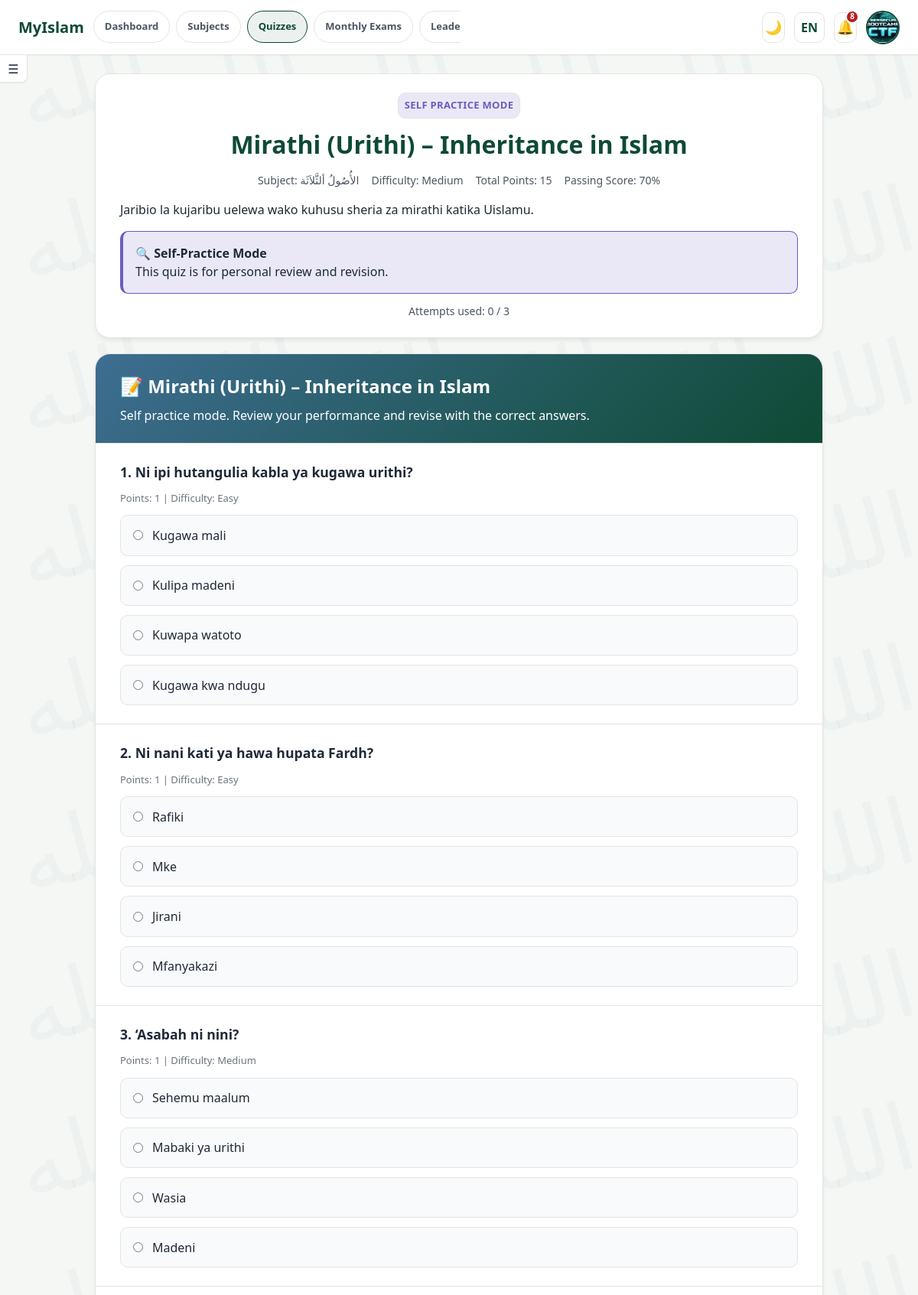
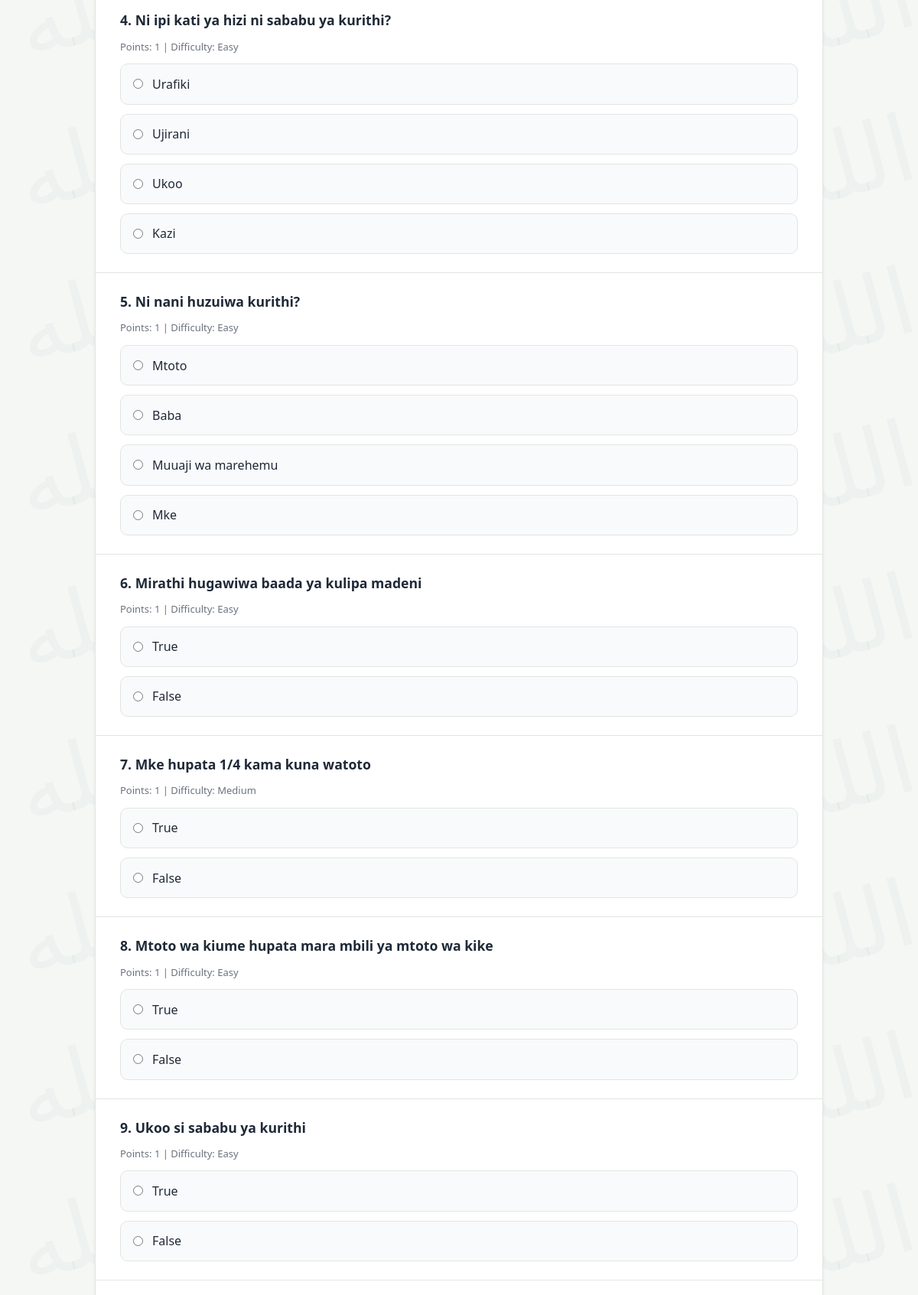
/myislam-v2/admin/quiz_take.php?slug=mirathi-urithi-inheritance-quiz (signed in, upper part), run on the app's committed database (2 pictures, top to bottom).
### tables this page shows
CREATE TABLE `users` (
  `id` int(11) NOT NULL,
  `full_name` varchar(150) NOT NULL,
  `username` varchar(50) DEFAULT NULL,
  `email` varchar(150) NOT NULL,
  `whatsapp` varchar(20) DEFAULT NULL,
  `password` varchar(255) NOT NULL,
  `role` enum('owner','admin','sheikh','user') NOT NULL DEFAULT 'user',
  `bio` text DEFAULT NULL,
  `profile_image` varchar(255) DEFAULT NULL,
  `is_active` tinyint(1) DEFAULT 1,
  `is_verified` tinyint(1) DEFAULT 0,
  `last_login_at` datetime DEFAULT NULL,
  `created_at` timestamp NULL DEFAULT current_timestamp()
);

CREATE TABLE `quizzes` (
  `id` int(11) NOT NULL,
  `subject_id` int(11) DEFAULT NULL,
  `category_id` int(11) DEFAULT NULL,
  `content_id` int(11) DEFAULT NULL,
  `title` varchar(255) NOT NULL,
  `slug` varchar(255) NOT NULL,
  `description` text DEFAULT NULL,
  `mode` enum('lesson','competition','self') NOT NULL DEFAULT 'lesson',
  `difficulty` enum('easy','medium','hard') NOT NULL DEFAULT 'easy',
  `passing_score` int(11) NOT NULL DEFAULT 70,
  `total_points` int(11) NOT NULL DEFAULT 0,
  `max_attempts` int(11) NOT NULL DEFAULT 1,
  `unlimited_attempts` tinyint(1) NOT NULL DEFAULT 0,
  `time_limit_minutes` int(11) DEFAULT NULL,
  `prize_description` varchar(255) DEFAULT NULL,
  `competition_start_at` datetime DEFAULT NULL,
  `competition_end_at` datetime DEFAULT NULL,
  `hints_enabled` tinyint(1) NOT NULL DEFAULT 0,
  `status` enum('draft','published','archived') NOT NULL DEFAULT 'draft',
  `created_by` int(11) NOT NULL,
  `published_at` datetime DEFAULT NULL,
  `created_at` timestamp NULL DEFAULT current_timestamp(),
  `updated_at` timestamp NULL DEFAULT current_timestamp() ON UPDATE current_timestamp()
);

CREATE TABLE `subjects` (
  `id` int(11) NOT NULL,
  `name` varchar(100) NOT NULL,
  `slug` varchar(100) NOT NULL,
  `description` text DEFAULT NULL,
  `icon` varchar(100) DEFAULT NULL,
  `image_path` varchar(255) DEFAULT NULL,
  `sort_order` int(11) DEFAULT 0,
  `is_active` tinyint(1) DEFAULT 1,
  `created_at` timestamp NULL DEFAULT current_timestamp(),
  `image` varchar(255) DEFAULT NULL
);

CREATE TABLE `quiz_questions` (
  `id` int(11) NOT NULL,
  `quiz_id` int(11) NOT NULL,
  `monthly_exam_id` int(11) DEFAULT NULL,
  `question_text` text NOT NULL,
  `question_type` enum('multiple_choice','true_false','explanation') NOT NULL DEFAULT 'multiple_choice',
  `points` int(11) NOT NULL DEFAULT 1,
  `negative_points` int(11) NOT NULL DEFAULT 0,
  `difficulty` enum('easy','medium','hard') NOT NULL DEFAULT 'medium',
  `explanation` text DEFAULT NULL,
  `image_path` varchar(255) DEFAULT NULL,
  `sort_order` int(11) NOT NULL DEFAULT 0,
  `created_at` timestamp NULL DEFAULT current_timestamp(),
  `updated_at` timestamp NULL DEFAULT current_timestamp() ON UPDATE current_timestamp(),
  `expected_answer` text DEFAULT NULL COMMENT 'Model answer for explanation questions',
  `keywords_json` text DEFAULT NULL COMMENT 'JSON array of keywords with optional weights'
);

CREATE TABLE `quiz_options` (
  `id` int(11) NOT NULL,
  `question_id` int(11) NOT NULL,
  `option_text` varchar(500) NOT NULL,
  `image_path` varchar(255) DEFAULT NULL,
  `is_correct` tinyint(1) NOT NULL DEFAULT 0,
  `sort_order` int(11) NOT NULL DEFAULT 0,
  `created_at` timestamp NULL DEFAULT current_timestamp(),
  `updated_at` timestamp NULL DEFAULT current_timestamp() ON UPDATE current_timestamp()
);

### myislam-v2/admin/quiz_take.php (the view, shortened to what the rows shown need)
<?php
require_once __DIR__ . '/includes/quiz_engine.php';
$userId = requireUserAuth();
$conn = db();
function getCurrentUser(PDO $conn, int $userId): ?array
{
    try {
        $stmt = $conn->prepare("
            SELECT id, full_name, email, profile_image, role, is_active, is_verified, created_at
            FROM users
            WHERE id = ? AND is_active = 1
            LIMIT 1
        ");
        $stmt->execute([$userId]);
        return $stmt->fetch() ?: null;
    } catch (PDOException $e) {
        error_log("Error getting user: " . $e->getMessage());
        return null;
    }
}
$dbUser = getCurrentUser($conn, $userId);
$user = [
    'name' => $dbUser['full_name'] ?? 'User',
    'email' => $dbUser['email'] ?? '',
    'picture' => !empty($dbUser['profile_image']) ? $dbUser['profile_image'] : '',
    'role' => $dbUser['role'] ?? 'user',
    'member_since' => isset($dbUser['created_at']) ? date('F Y', strtotime($dbUser['created_at'])) : 'recently',
];
function resolveQuizId(PDO $conn): int
{
    if (isset($_GET['slug'])) {
        $slug = trim((string)$_GET['slug']);
        if ($slug !== '') {
            try {
                $stmt = $conn->prepare("SELECT id FROM quizzes WHERE slug = ? AND status = 'published' LIMIT 1");
                $stmt->execute([$slug]);
                $row = $stmt->fetch(PDO::FETCH_ASSOC);
                if ($row && isset($row['id'])) {
                    return (int)$row['id'];
                }
            } catch (PDOException $e) {
                error_log('resolveQuizId error: ' . $e->getMessage());
            }
        }
    }
    return 0;
}
function quizModeValue(array $quiz): string
{
    $mode = strtolower(trim((string)($quiz['mode'] ?? 'lesson')));
    return in_array($mode, ['lesson', 'competition', 'self'], true) ? $mode : 'lesson';
}
function latestCompletedAttempt(PDO $conn, int $quizId, int $userId): ?array
{
    try {
        $stmt = $conn->prepare("
            SELECT *
            FROM quiz_attempts
            WHERE user_id = ? AND quiz_id = ? AND status IN ('completed', 'abandoned')
            ORDER BY completed_at DESC, id DESC
            LIMIT 1
        ");
        $stmt->execute([$userId, $quizId]);
        $attempt = $stmt->fetch(PDO::FETCH_ASSOC);
        return $attempt ?: null;
    } catch (Throwable $e) {
        error_log('latestCompletedAttempt error: ' . $e->getMessage());
        return null;
    }
}
$quizId = resolveQuizId($conn);
$quiz = getQuizForAttempt($conn, $quizId);
$quizMode = quizModeValue($quiz);
$isCompetition = $quizMode === 'competition';
$isSelf = $quizMode === 'self';
$competitionEnded   = false;
$startDate          = null;
$endDate            = null;
if (!isset($windowLabel) || $windowLabel === '') {
    $windowLabel = $startDate && $endDate
        ? date('M d, Y H:i', strtotime($startDate)) . ' - ' . date('M d, Y H:i', strtotime($endDate))
        : '';
}
$questions = getQuizQuestionsWithOptions($conn, $quizId);
$gradableQuestions = array_filter($questions, fn($q) => ($q['question_type'] ?? '') !== 'explanation');
    ?>
    <?php
if ($isCompetition && $competitionEnded) {
    $existingCompletedAttempt = latestCompletedAttempt($conn, $quizId, $userId);
    $reviewPayload = null;
    $isParticipant = false;
    if ($existingCompletedAttempt) {
        $reviewPayload = buildReviewFromAttempt($existingCompletedAttempt, $questions);
        $isParticipant = true;
    } else {
        $reviewPayload = [
            'passed' => false,
            'percentage' => 0,
            'score' => 0,
            'total' => array_sum(array_column($gradableQuestions, 'points')),
            'correct_count' => 0,
            'total_questions' => count($gradableQuestions),
            'results' => generateReviewFromQuestions($questions),
            'attempted' => false,
            'locked' => true,
            'has_user_answers' => false
        ];
    }
    $takeLocked = true;
    $lockReason = $isParticipant
        ? 'This competition has ended. Here are your results.'
        : 'This competition has ended. You did not participate. Below are the correct answers for review.';
    $existingAttemptPayload = $reviewPayload;
    $attempt = null;
    $expiresAt = null;
    $antiCheatEnabled = false;
    $timeLimitMinutes = (int)($quiz['time_limit_minutes'] ?? 0);
    $backUrl = '../quizzes.php';
    $attemptCount = 0;
    $maxAttempts = 0;
    $unlimited = false;
    $weeklyAttempts = 0;
    $modeLabel = 'Competition';
    $competitionActive = false;
} else {
    $attemptCount = getAttemptCount($conn, $quizId, $userId);
    $maxAttempts = (int)($quiz['max_attempts'] ?? 3);
    $unlimited = (bool)($quiz['unlimited_attempts'] ?? false);
    $weeklyAttempts = 0;
    $existingCompletedAttempt = latestCompletedAttempt($conn, $quizId, $userId);
    $takeLocked = false;
    if (!$isCompetition && !$takeLocked) {
        $attempt = getOpenAttempt($conn, $quizId, $userId);
        if (!$attempt) {
            $attemptId = createQuizAttempt($conn, $quizId, $userId);
        }
    }
    $existingAttemptPayload = $existingCompletedAttempt
        ? buildReviewFromAttempt($existingCompletedAttempt, $questions)
        : null;
    $modeLabels = [
        'lesson'      => 'Lesson',
        'competition' => 'Competition',
        'self'        => 'Self Practice',
    ];
    $modeLabel = $modeLabels[$quizMode] ?? 'Quiz';
}
?>
<!DOCTYPE html>
<html lang="en">
<head>
</head>
<body>
<header class="app-header">
    <div class="header-right">
        <div class="profile-area" id="profileArea">
            <button class="profile-btn" id="profileToggle" type="button" aria-label="Open profile menu" aria-expanded="false">
                <?php if (!empty($user['picture'])): ?>
                    <img src="<?php echo quizE($user['picture']); ?>" alt="Profile">
                <?php else: ?>
                    <?php echo initials($user['name']); ?>
                <?php endif; ?>
            </button>
        </div>
    </div>
</header>
<div class="page-layout">
<div class="wrapper" id="quizWrapper">
    <div class="card">
        <div class="card-body">
            <span class="mode-pill <?php echo quizE($quizMode); ?>">
                <?php echo quizE($modeLabel); ?> Mode
            </span>
            <h1><?php echo quizE((string)($quiz['title'] ?? 'Untitled Quiz')); ?></h1>
            <div class="meta">
                <span>Subject: <?php echo quizE((string)($quiz['subject_name'] ?? 'General')); ?></span>
                <span>Difficulty: <?php echo quizE(ucfirst((string)($quiz['difficulty'] ?? 'medium'))); ?></span>
                <span>Total Points: <?php echo (int)($quiz['total_points'] ?? 0); ?></span>
                <?php if (isset($quiz['passing_score'])): ?>
                    <span>Passing Score: <?php echo (int)$quiz['passing_score']; ?>%</span>
                <?php endif; ?>
            </div>
            <?php if (!empty($quiz['description'])): ?>
                <p class="quiz-description"><?php echo nl2br(quizE((string)$quiz['description'])); ?></p>
            <?php endif; ?>
            <?php if ($isCompetition): ?>
                <div class="info-box competition <?php echo $competitionEnded ? 'ended' : ''; ?>">
                    <strong>🏆 Weekly Competition</strong><br>
                    <span>Window: <?php echo quizE($windowLabel); ?></span><br>
                    <?php if ($competitionEnded): ?>
                        <span>This competition has ended.</span>
                    <?php else: ?>
                        <span>One attempt is allowed during this period. Your score will appear on the leaderboard after the competition ends.</span>
                    <?php endif; ?>
                    <?php if (!empty($quiz['prize_description'])): ?>
                        <br><span>🏅 Prize: <?php echo quizE((string)$quiz['prize_description']); ?></span>
                    <?php endif; ?>
                </div>
            <?php elseif ($isSelf): ?>
                <div class="info-box self">
                    <strong>🔍 Self-Practice Mode</strong><br>
                    <span>This quiz is for personal review and revision.</span>
                </div>
            <?php endif; ?>
            <div class="attempt-info">
                <?php if ($isCompetition): ?>
                    Weekly attempt: <?php echo $weeklyAttempts; ?> / 1
                <?php else: ?>
                    Attempts used: <?php echo $attemptCount; ?>
                    <?php if (!$unlimited && $maxAttempts > 0): ?> / <?php echo $maxAttempts; ?><?php endif; ?>
                <?php endif; ?>
            </div>
        </div>
    </div>
    <div class="quiz-section" id="quizSection" <?php echo ($isCompetition && !$takeLocked && !$competitionEnded) ? 'style="display:none;"' : ''; ?>>
        <div class="quiz-header">
            <div class="quiz-title">📝 <?php echo quizE((string)($quiz['title'] ?? 'Quiz')); ?></div>
            <p>
                <?php if ($isCompetition): ?>
                    <?php echo $competitionEnded ? 'Review mode – competition has ended.' : 'Competition mode. Submit once within the active window.'; ?>
                <?php elseif ($isSelf): ?>
                    Self practice mode. Review your performance and revise with the correct answers.
                <?php else: ?>
                    Lesson mode. Review your understanding and revise from the results.
                <?php endif; ?>
            </p>
        </div>
        <div id="quizContainer">
            <?php if ($existingAttemptPayload && ($takeLocked || $competitionEnded)): ?>
                <?php if ($existingCompletedAttempt && $existingCompletedAttempt['status'] === 'abandoned'): ?>
                    <div class="message-banner" style="margin:1rem 0;">⚠️ This attempt was terminated due to rule violations.</div>
                <?php endif; ?>
                <div id="quizResult" class="quiz-result" style="display:block;"></div>
            <?php else: ?>
                <form id="quizForm" novalidate>
                    <?php foreach ($questions as $index => $question):
                        $qid = (int)$question['id'];
                        $qtype = $question['question_type'] ?? 'multiple_choice';
                        $options = $question['options'] ?? [];
                    ?>
                    <div class="quiz-question" data-question-id="<?php echo $qid; ?>">
                        <div class="question-header">
                            <div class="question-text">
                                <strong><?php echo ($index + 1) . '. '; ?></strong>
                                <?php echo quizE((string)($question['question_text'] ?? '')); ?>
                            </div>
                        </div>
                        <div class="question-meta">
                            Points: <?php echo (int)($question['points'] ?? 0); ?>
                            <?php if (!empty($question['difficulty'])): ?>
                                | Difficulty: <?php echo quizE(ucfirst((string)$question['difficulty'])); ?>
                            <?php endif; ?>
                        </div>
                        <?php if ($qtype === 'explanation'): ?>
                            <textarea
                                name="q_<?php echo $qid; ?>"
                                rows="1"
                                style="width:100%; padding:12px; border-radius:12px; border:1px solid var(--line); font-family:inherit; margin-top:10px; resize: vertical; background: var(--surface-2); color: var(--text);"
                                placeholder="Type your explanation here..."
                            ></textarea>
                        <?php elseif (!empty($options)): ?>
                            <div class="options">
                                <?php foreach ($options as $option): ?>
                                    <label class="option">
                                        <input
                                            type="radio"
                                            name="q_<?php echo $qid; ?>"
                                            value="<?php echo (int)$option['id']; ?>"
                                            required
                                        >
                                        <span><?php echo quizE((string)($option['option_text'] ?? '')); ?></span>
                                    </label>
                                <?php endforeach; ?>
                            </div>
                        <?php else: ?>
                            <p class="question-meta" style="color: var(--danger);">⚠️ This question has no options. Please contact support.</p>
                        <?php endif; ?>
                    </div>
                    <?php endforeach; ?>
                </form>
            <?php endif; ?>
        </div>
    </div>
</div>
</div>
</body>
</html>

### data on the page
users: profile_image (picture)
quizzes: mode "SELF PRACTICE", title "Mirathi (Urithi) – Inheritance in Islam", subject.name "الأُصُولُ ألثَّلاَثَة", difficulty "Medium", total_points "15", passing_score "70", description "Jaribio la kujaribu uelewa wako kuhusu sheria za mirathi katika Uislamu.", max_attempts "3"
quiz_questions: question_text "Ni ipi hutangulia kabla ya kugawa urithi?", points "1", difficulty "Easy"
quiz_options: option_text "Kugawa mali"
quiz_options: option_text "Kulipa madeni"
quiz_options: option_text "Kuwapa watoto"
quiz_options: option_text "Kugawa kwa ndugu"
quiz_questions: question_text "Ni nani kati ya hawa hupata Fardh?", points "1", difficulty "Easy"
quiz_options: option_text "Rafiki"
quiz_options: option_text "Mke"
quiz_options: option_text "Jirani"
quiz_options: option_text "Mfanyakazi"
quiz_questions: question_text "‘Asabah ni nini?", points "1", difficulty "Medium"
quiz_options: option_text "Sehemu maalum"
quiz_options: option_text "Mabaki ya urithi"
quiz_options: option_text "Wasia"
quiz_options: option_text "Madeni"
quiz_questions: question_text "Ni ipi kati ya hizi ni sababu ya kurithi?", points "1", difficulty "Easy"
quiz_options: option_text "Urafiki"
quiz_options: option_text "Ujirani"
quiz_options: option_text "Ukoo"
quiz_options: option_text "Kazi"
quiz_questions: question_text "Ni nani huzuiwa kurithi?", points "1", difficulty "Easy"
quiz_options: option_text "Mtoto"
quiz_options: option_text "Baba"
quiz_options: option_text "Muuaji wa marehemu"
quiz_options: option_text "Mke"
quiz_questions: question_text "Mirathi hugawiwa baada ya kulipa madeni", points "1", difficulty "Easy"
quiz_options: option_text "True"
quiz_options: option_text "False"
quiz_questions: question_text "Mke hupata 1/4 kama kuna watoto", points "1", difficulty "Medium"
quiz_options: option_text "True"
quiz_options: option_text "False"
quiz_questions: question_text "Mtoto wa kiume hupata mara mbili ya mtoto wa kike", points "1", difficulty "Easy"
quiz_options: option_text "True"
quiz_options: option_text "False"
quiz_questions: question_text "Ukoo si sababu ya kurithi", points "1", difficulty "Easy"
quiz_options: option_text "True"
quiz_options: option_text "False"

### other printed values
quizE($navItem['name']) "Dashboard"
quizE($navItem['name']) "Subjects"
quizE($navItem['name']) "Quizzes"
quizE($navItem['name']) "Monthly Exams"
$unreadCount "8"
$attemptCount "0"
